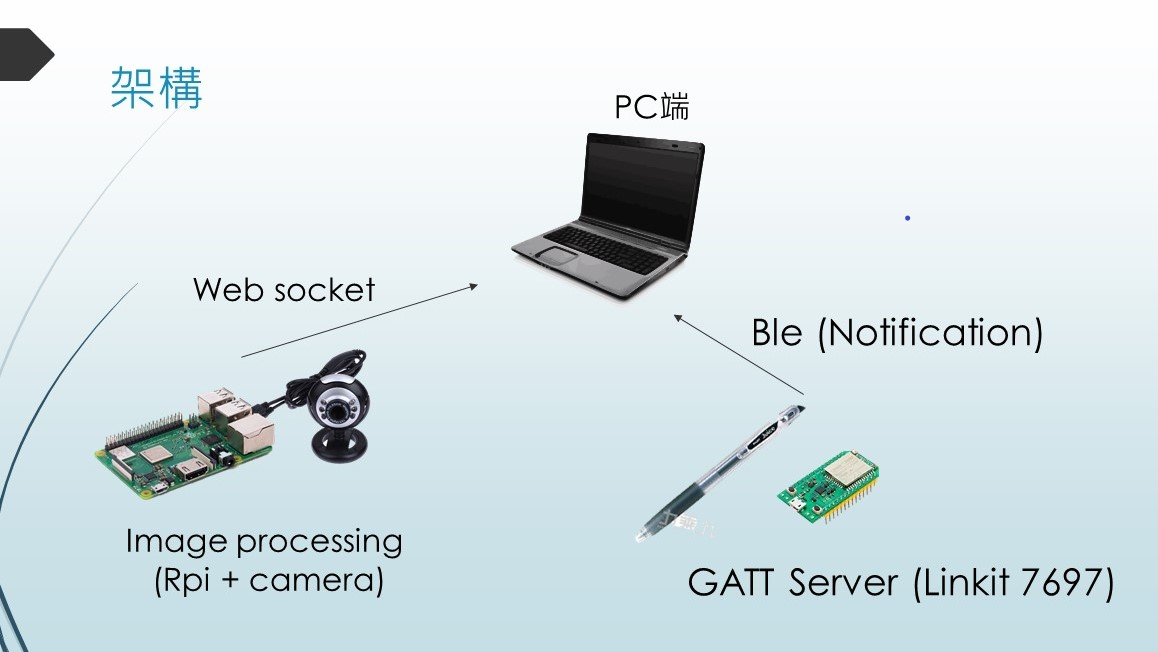
#> input picture img/report/Structure.jpg, 1158 x 652 px
$ python -i defmask.py   (imports and definitions only)
#> lines starting #> are read from the running program, lines starting #| are printed output that depends on the picture; after the words box and inside, x2 and y2 are one past the last pixel; in counts of white or black regions, pixels touching at a corner belong together
#> further down, picture is the input picture: shape (652, 1158, 3); mean B, G, R 229.2, 226, 214.4
import socket
import sys
import cv2
import pickle
import numpy as np
import struct ## new
import zlib

def defmask(frame):
    lower_white=np.array([0,0,46])
    upper_white=np.array([180,50,220])

    frame = cv2.GaussianBlur(frame, (3,3), 0)

    hsv = cv2.cvtColor(frame, cv2.COLOR_BGR2HSV)
#> hsv: shape (652, 1158, 3); mean H, S, V 89, 18.3, 229.7

    mask2 = cv2.inRange(hsv, lower_white, upper_white)
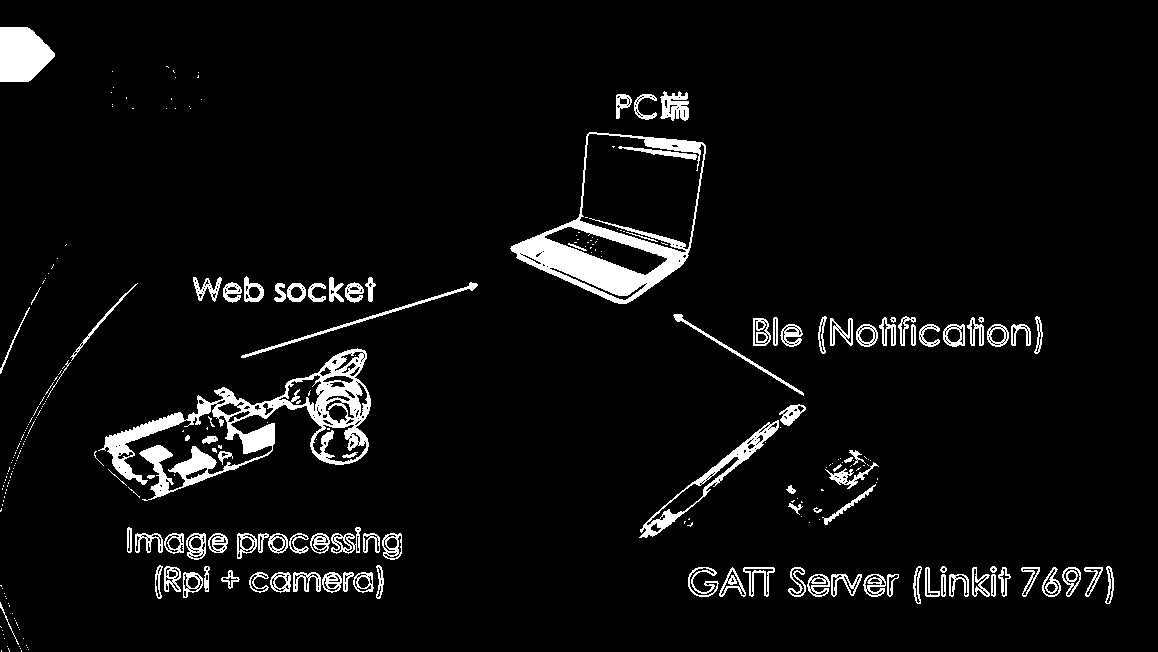
#> mask2: shape (652, 1158); 5.2% white; 282 white regions (176 under 20 px), largest, box (x1, y1, x2, y2) and area: (98, 348, 371, 501) 9200, (510, 132, 706, 304) 7316, (0, 27, 55, 82) 2359

    res = cv2.bitwise_and(frame, frame, mask=mask2)
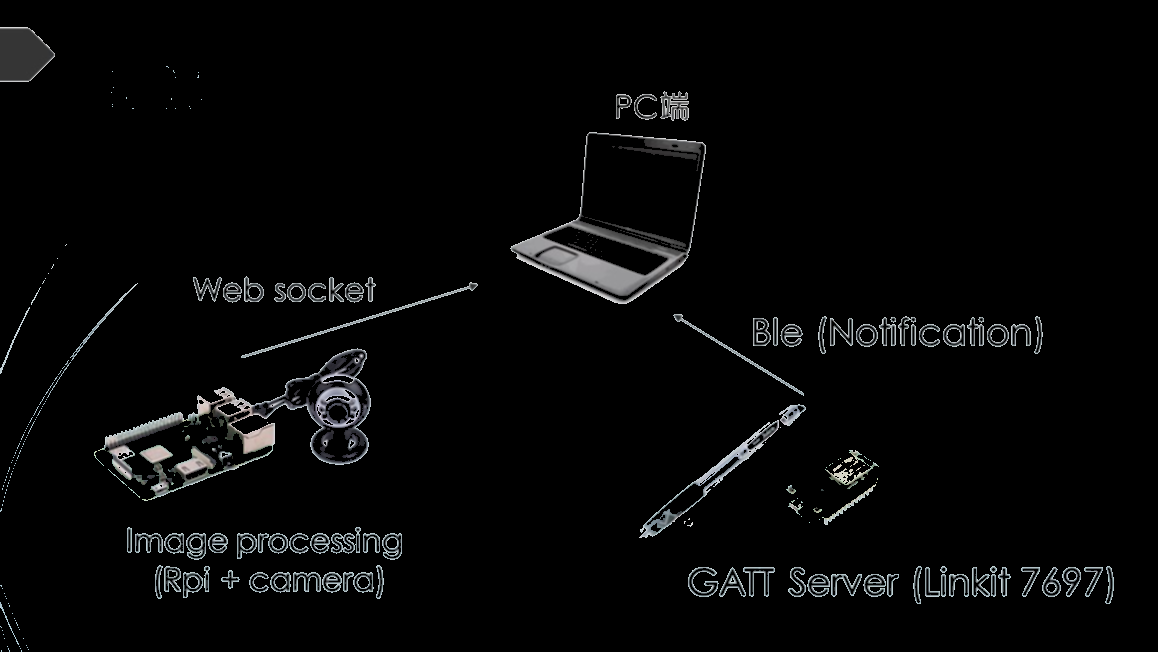
#> res: shape (652, 1158, 3); mean of channels 0, 1, 2 7.2, 7, 6.8; drawn as B, G, R

    #frame = cv2.GaussianBlur(res, (5,5), 0)

    canny = cv2.Canny(res, 30, 100)
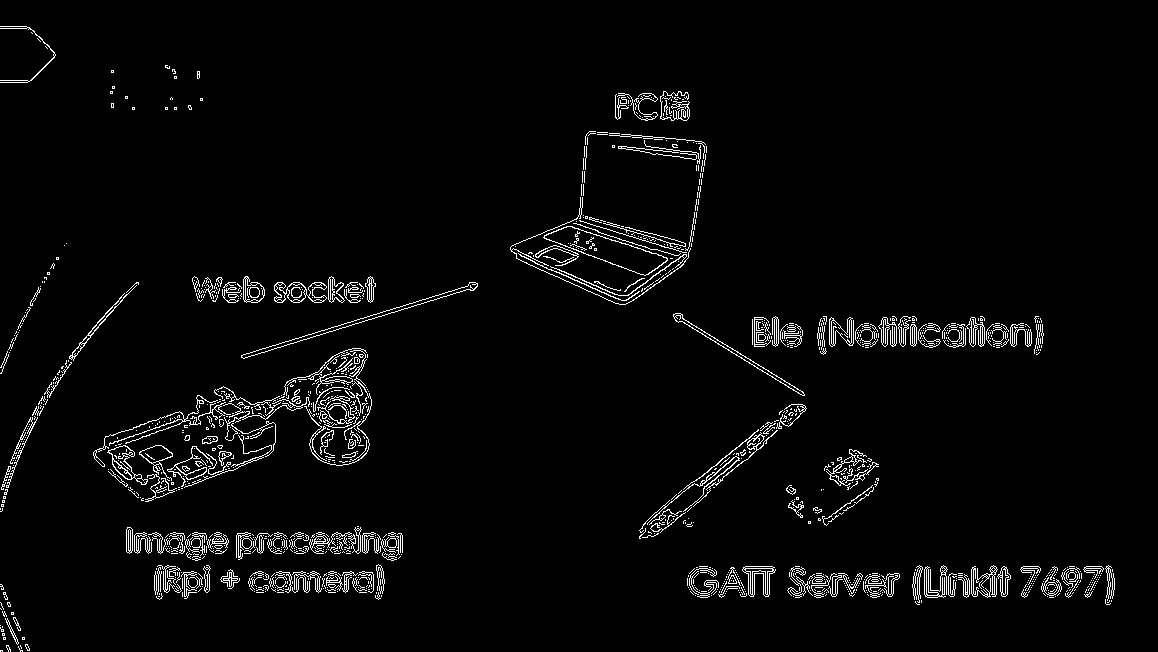
#> canny: shape (652, 1158); 3.1% white in thin lines or dots

    contours, _ = cv2.findContours(canny,cv2.RETR_EXTERNAL,cv2.CHAIN_APPROX_SIMPLE)
#> contours = 1167 contours, 1071 with area under 20; largest, box (x1, y1, x2, y2) and area: (543, 226, 668, 276) 2412, (241, 282, 478, 359) 850, (274, 282, 327, 303) 650, (107, 445, 148, 485) 572, (673, 313, 805, 396) 512

    c = max(contours, key = cv2.contourArea)
#> c = contour of 174 points, box (x1, y1, x2, y2) (543, 226, 668, 276), area 2412

    arclen = cv2.arcLength(c,True)
#> arclen = 290.4

    approx = cv2.approxPolyDP(c,0.02*arclen,True)
#> approx = [[543, 237], [644, 275], [667, 260], [572, 226]]

    approx = approx.reshape((-1,1,2))

    #rect = np.zeros(frame.shape[:2],dtype = "uint8")

    cv2.fillPoly(frame, [approx], (0, 255, 0))
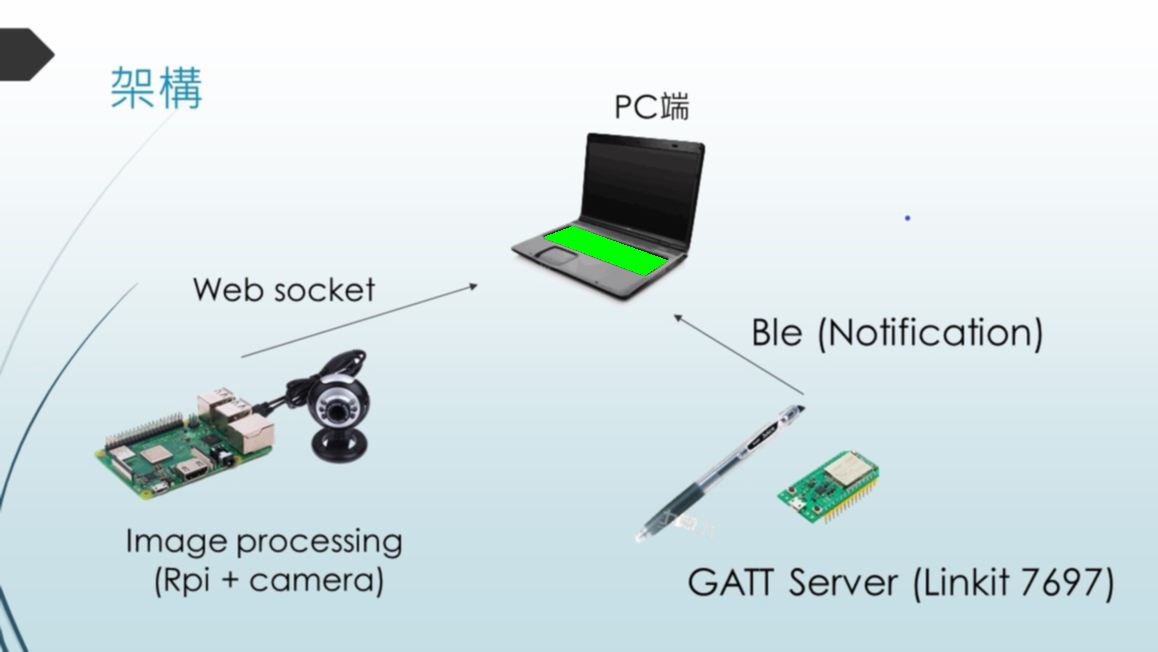
#> frame: shape (652, 1158, 3); mean of channels 0, 1, 2 229.2, 226.7, 214.3; drawn as B, G, R

    return frame, [approx]


# [57 lines not run here, left out]


>>> import cv2
>>> picture = cv2.imread('../img/report/Structure.jpg')
>>> result = defmask(picture)
